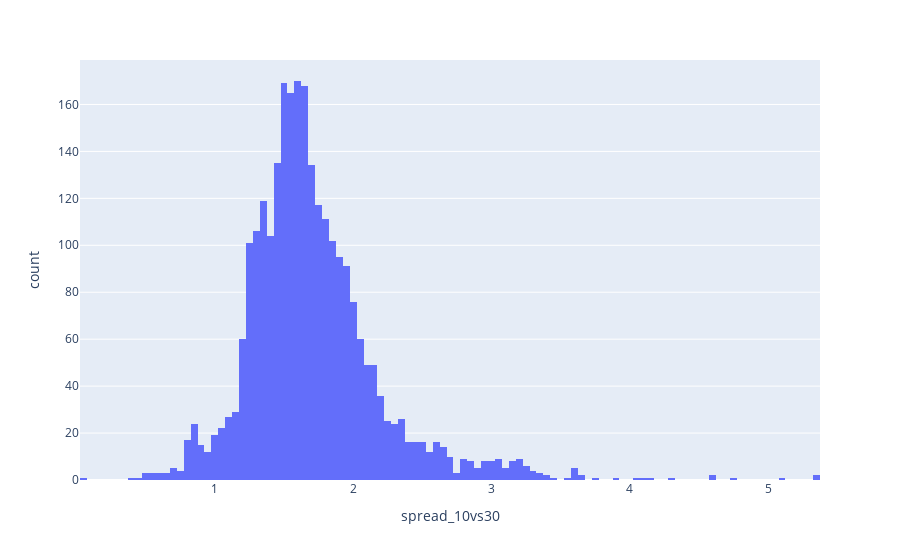

The notebook cell saved with this chart:
### Code cell
px.histogram(df, x="spread_10vs30")

### Figure 1 — Plotly figure (JSON) as saved in the notebook; plotly's stock layout.template omitted (floating-point values rounded to 4 significant figures; data arrays with more than 128 entries replaced by an {"elided": "..."} marker saying what was removed)
{"data": [{"alignmentgroup": "True", "bingroup": "x", "hovertemplate": "spread_10vs30=%{x}<br>count=%{y}<extra></extra>", "legendgroup": "", "marker": {"color": "#636efa", "pattern": {"shape": ""}}, "name": "", "offsetgroup": "", "orientation": "v", "showlegend": false, "type": "histogram", "x": {"elided": "3171 float values"}, "xaxis": "x", "yaxis": "y"}], "layout": {"autosize": true, "barmode": "relative", "legend": {"tracegroupgap": 0}, "margin": {"t": 60}, "xaxis": {"anchor": "y", "autorange": true, "domain": [0, 1], "range": [0.025, 5.375], "title": {"text": "spread_10vs30"}, "type": "linear"}, "yaxis": {"anchor": "x", "autorange": true, "domain": [0, 1], "range": [0, 178.9], "title": {"text": "count"}}}}
